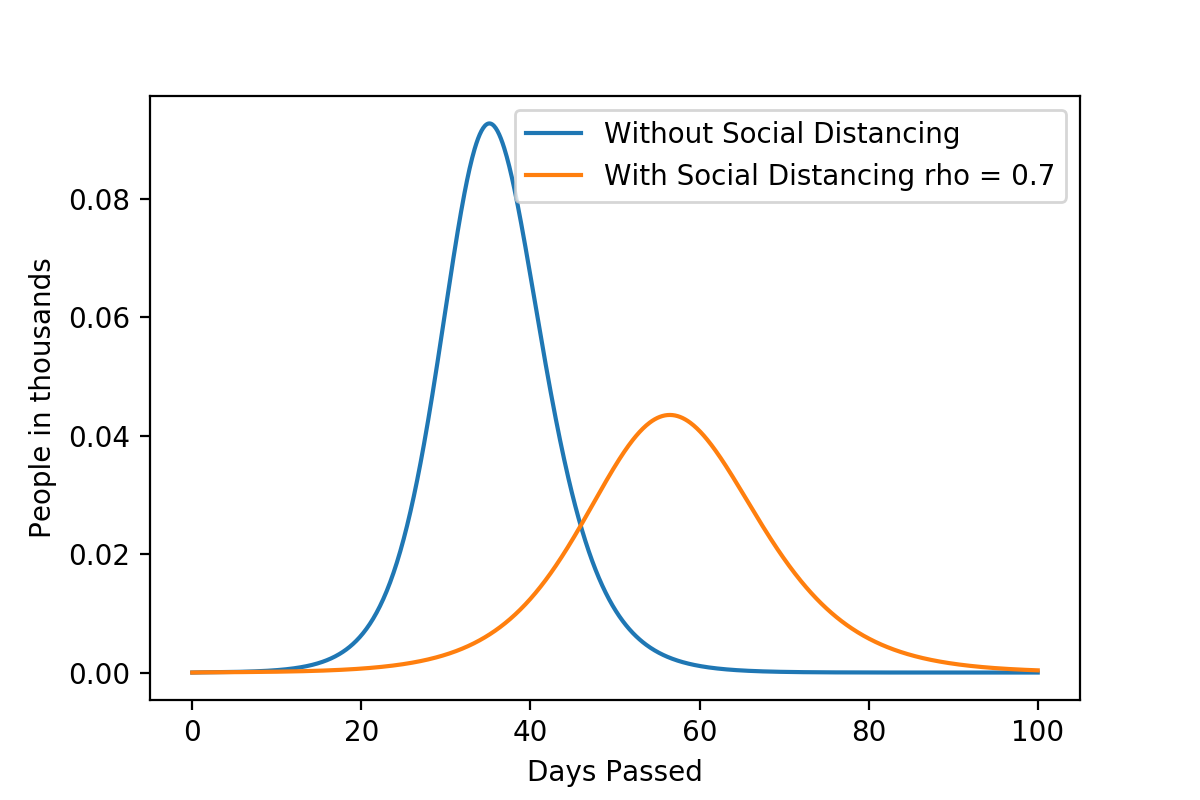

Here is the Python script that generated this plot:
# -*- coding: utf-8 -*-
"""
Created on Sun Apr 12 01:16:20 2020

@author: Abhay Kshirsagar
"""
import numpy as np
import matplotlib.pyplot as plt
def base_seir_model(init_vals, params, t):
    S_0, E_0, I_0, R_0 = init_vals
    S, E, I, R = [S_0], [E_0], [I_0], [R_0]
    alpha, beta, gamma = params
    dt = t[1] - t[0]
    for _ in t[1:]:
        next_S = S[-1] - (beta*S[-1]*I[-1])*dt
        next_E = E[-1] + (beta*S[-1]*I[-1] - alpha*E[-1])*dt
        next_I = I[-1] + (alpha*E[-1] - gamma*I[-1])*dt
        next_R = R[-1] + (gamma*I[-1])*dt
        S.append(next_S)
        E.append(next_E)
        I.append(next_I)
        R.append(next_R)
    return np.stack([S, E, I, R]).T , S , E, I, R

# Define parameters
t_max = 100
dt = .1
t = np.linspace(0, t_max, int(t_max/dt) + 1)
N = 10000
init_vals = 1 - 1/N, 1/N, 0, 0
alpha = 0.4
beta = 1.5
gamma = 0.6
rho = 0.7
params = alpha, beta, gamma
# Run simulation
results,S,E,I,R = base_seir_model(init_vals, params, t)

plt.ylabel("Infected people (in thousands)")
plt.xlabel("Days Passed")
#plt.plot([i for i in range(1,1002)],results,label=['Suseptible','Exposed','Infected','Recovered'])
#lt.plot(t,S,label = "Suseptible")
#plt.plot(t,E,label ="Exposed")
plt.plot(t,I,label = "Without Social Distancing")
plt.legend(loc = "upper right")
#plt.plot(t,R,label = "Recovered")

#plt.show()
def seir_model_with_soc_dist(init_vals, params, t):
    S_0, E_0, I_0, R_0 = init_vals
    S, E, I, R = [S_0], [E_0], [I_0], [R_0]
    alpha, beta, gamma, rho = params
    dt = t[1] - t[0]
    for _ in t[1:]:
        next_S = S[-1] - (rho*beta*S[-1]*I[-1])*dt
        next_E = E[-1] + (rho*beta*S[-1]*I[-1] - alpha*E[-1])*dt
        next_I = I[-1] + (alpha*E[-1] - gamma*I[-1])*dt
        next_R = R[-1] + (gamma*I[-1])*dt
        S.append(next_S)
        E.append(next_E)
        I.append(next_I)
        R.append(next_R)
    return np.stack([S, E, I, R]).T, S , E, I, R
params = alpha, beta, gamma, rho
results, S , E, I, R = seir_model_with_soc_dist(init_vals, params, t)
plt.ylabel("People in thousands")
plt.xlabel("Days Passed")
#plt.plot(t,results,label='Suseptible')
#plt.plot(t,E)
plt.plot(t,I,label = "With Social Distancing rho = 0.7")
plt.legend(loc = "upper right")
plt.savefig("SEIR.png",dpi=200)
plt.show()


